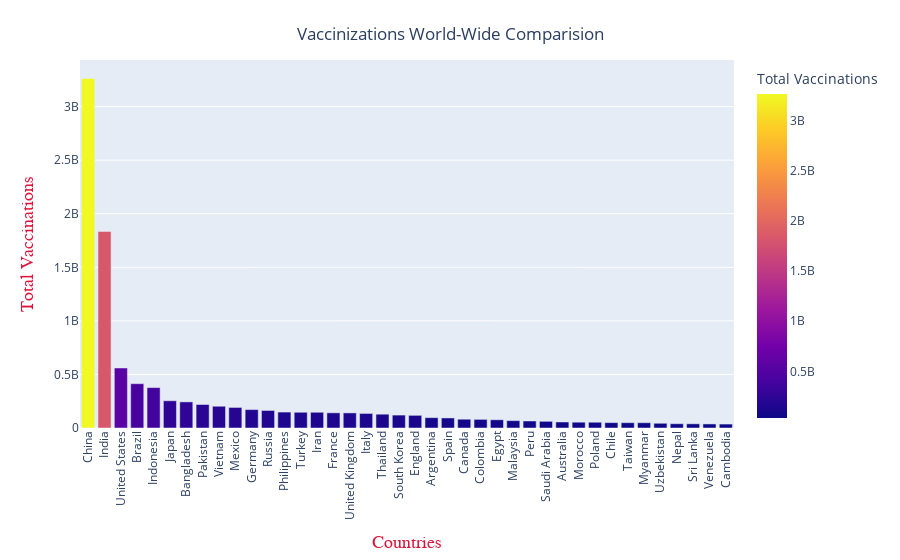

The notebook cell saved with this chart:
### Code cell
fig = px.bar(country_data[:40], x = 'Country', y = 'Total Vaccinations', color = 'Total Vaccinations')

fig.update_layout(title = dict(text = 'Vaccinizations World-Wide Comparision', x=0.5, y=0.95))
fig.update_xaxes(title = 'Countries', title_font = dict(size=18, family='Courier', color='crimson'), tickangle=-90)
fig.update_yaxes(title = 'Total Vaccinations', title_font = dict(size=18, family='Courier', color='crimson'))

fig.show()

### Figure 1 — Plotly figure (JSON) as saved in the notebook; plotly's stock layout.template omitted (floating-point values rounded to 4 significant figures)
{"data": [{"alignmentgroup": "True", "hovertemplate": "Country=%{x}<br>Total Vaccinations=%{marker.color}<extra></extra>", "legendgroup": "", "marker": {"color": [3263129000, 1834500657, 560181791, 413559595, 377108938, 254345587, 243642749, 219368557, 203144374, 191907868, 171940027, 163601171, 148799120, 146881913, 146792557, 141666197, 140968337, 135870869, 128882372, 120604515, 118170701, 96504666, 93807121, 82076782, 80573164, 76716981, 68795057, 65552891, 62388851, 56242913, 54201634, 53908363, 50302179, 49481298, 49316486, 44177104, 39935568, 39102567, 37860994, 36819740], "coloraxis": "coloraxis", "pattern": {"shape": ""}}, "name": "", "offsetgroup": "", "orientation": "v", "showlegend": false, "textposition": "auto", "type": "bar", "x": ["China", "India", "United States", "Brazil", "Indonesia", "Japan", "Bangladesh", "Pakistan", "Vietnam", "Mexico", "Germany", "Russia", "Philippines", "Turkey", "Iran", "France", "United Kingdom", "Italy", "Thailand", "South Korea", "England", "Argentina", "Spain", "Canada", "Colombia", "Egypt", "Malaysia", "Peru", "Saudi Arabia", "Australia", "Morocco", "Poland", "Chile", "Taiwan", "Myanmar", "Uzbekistan", "Nepal", "Sri Lanka", "Venezuela", "Cambodia"], "xaxis": "x", "y": [3263129000, 1834500657, 560181791, 413559595, 377108938, 254345587, 243642749, 219368557, 203144374, 191907868, 171940027, 163601171, 148799120, 146881913, 146792557, 141666197, 140968337, 135870869, 128882372, 120604515, 118170701, 96504666, 93807121, 82076782, 80573164, 76716981, 68795057, 65552891, 62388851, 56242913, 54201634, 53908363, 50302179, 49481298, 49316486, 44177104, 39935568, 39102567, 37860994, 36819740], "yaxis": "y"}], "layout": {"autosize": true, "barmode": "relative", "coloraxis": {"colorbar": {"title": {"text": "Total Vaccinations"}}, "colorscale": [[0, "#0d0887"], [0.1111, "#46039f"], [0.2222, "#7201a8"], [0.3333, "#9c179e"], [0.4444, "#bd3786"], [0.5556, "#d8576b"], [0.6667, "#ed7953"], [0.7778, "#fb9f3a"], [0.8889, "#fdca26"], [1, "#f0f921"]]}, "legend": {"tracegroupgap": 0}, "margin": {"t": 60}, "title": {"text": "Vaccinizations World-Wide Comparision", "x": 0.5, "y": 0.95}, "xaxis": {"anchor": "y", "autorange": true, "domain": [0, 1], "range": [-0.5, 39.5], "tickangle": -90, "title": {"font": {"color": "crimson", "family": "Courier", "size": 18}, "text": "Countries"}, "type": "category"}, "yaxis": {"anchor": "x", "autorange": true, "domain": [0, 1], "range": [0, 3435000000.0], "title": {"font": {"color": "crimson", "family": "Courier", "size": 18}, "text": "Total Vaccinations"}, "type": "linear"}}}
